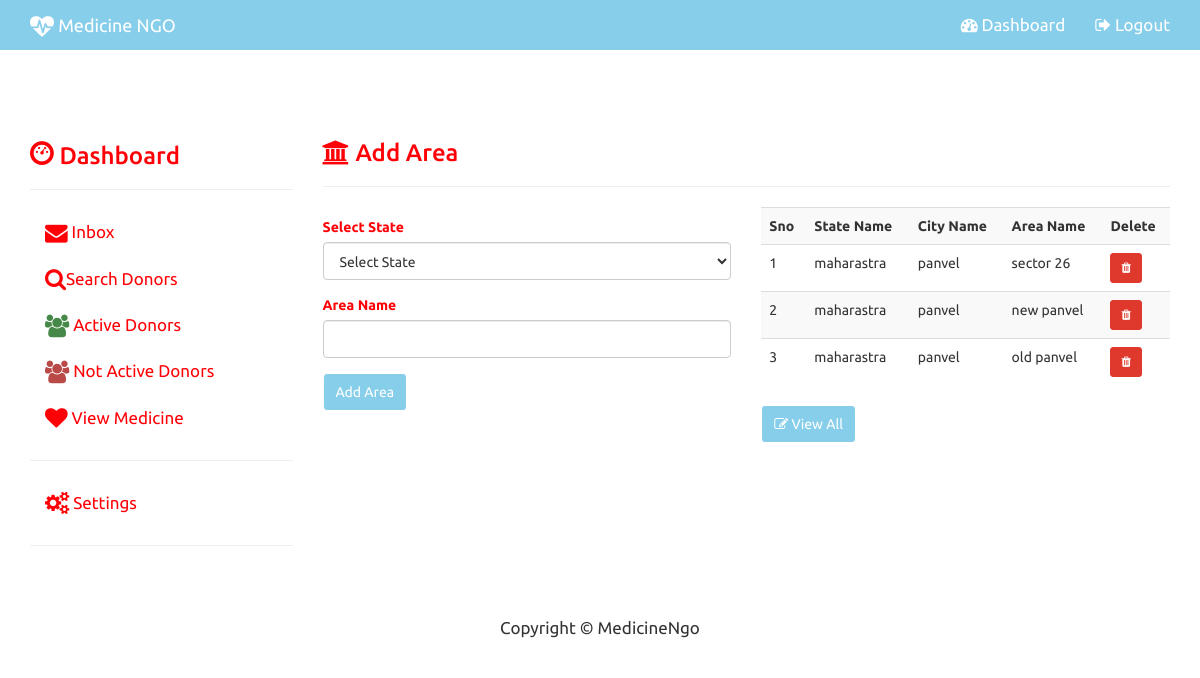
Screenshot of /MedicineNgo/admin_area.php (signed in) with the database file from the repository.
### tables this page shows
CREATE TABLE `area` (
  `AREA_ID` int(11) NOT NULL,
  `CITY_ID` int(11) NOT NULL,
  `STATE_ID` int(11) NOT NULL,
  `AREA_NAME` varchar(150) NOT NULL
);

CREATE TABLE `state` (
  `STATE_ID` int(11) NOT NULL,
  `STATE_NAME` varchar(150) NOT NULL,
  `COUNTRY_ID` int(11) NOT NULL
);

CREATE TABLE `city` (
  `CITY_ID` int(11) NOT NULL,
  `STATE_ID` int(11) NOT NULL,
  `CITY_NAME` varchar(150) NOT NULL
);

### MedicineNgo/admin_area.php (the view, shortened to what this page needs)
<?php
include("config.php");
?>
<!DOCTYPE html>
<html lang="en">
	<head>
			<?php include("admin_head.php");?>
	</head>
	<body>
<?php include("admin_topnav.php"); ?>
<div class="container"  style='margin-top:70px' >
	<div class="row">
		<div class="col-sm-3">
			<?php include("admin_side_nav.php");?>
		</div>
		<div class="col-sm-9" >
			<h3 class='text-primary'><i class="fa fa-bank"></i> Add Area </h3><hr>
			<div class="row">
				<div class="col-md-6">
					<form role="form" action="admin_area.php" method="post">
					<div class="form-group text-primary">
							<label for="STATE">Select State</label>
							<select name="statename" id="STATE" required class="form-control">
								<option value="">Select State</option>
							</select>
						</div>
						  <div class="form-group text-primary">
							<label for="area">Area Name</label>
							<input id="area" required type="text" class="form-control" name="areaname">
						</div>
						<div class="form-group">
							<input type="submit" class="btn btn-primary" name='area_submit' value="Add Area">
						</div>
					</form>
				</div>
				<div class="col-md-6">
					<?php
						$sql="
Select state.STATE_NAME, city.CITY_NAME, area.AREA_NAME, area.AREA_ID
From area Inner Join
state On area.STATE_ID = state.STATE_ID Inner Join
city On area.CITY_ID = city.CITY_ID
ORDER BY AREA_ID desc LIMIT 0,5";
						$result=$con->query($sql);
						if($result->num_rows>0)
						{
								echo "<table class='table table-striped' >";
									echo "<tr>
											<th>Sno</th>
											<th>State Name</th>
											<th>City Name</th>
											<th>Area Name</th>
											<th>Delete</th>
										</tr>";
										$i=0;
										while($row=$result->fetch_assoc())
										{
											$i++;
											echo"<tr>";
												echo "<td>$i</td>";
												echo "<td>".$row["STATE_NAME"]."</td>";
												echo "<td>".$row["CITY_NAME"]."</td>";
												echo "<td>".$row["AREA_NAME"]."</td>";
												echo "<td><a href='admin_del_area.php?id=".$row["AREA_ID"]."' class='btn btn-danger btn-sm'><i class='fa fa-trash'></i></a></td>";
											echo"</tr>";
										}
								echo "</table>";
						}
					?>
					<a href='admin_view_area.php' class='btn btn-primary'><i class='fa fa-edit'></i> View All</a>
				</div>
			</div>
		</div>
	</div>
</div>
	 <?php include("admin_footer.php"); ?>
	</body>
</html>

### MedicineNgo/css/modern-business.css (style rules this page uses)
html, body { height: 100%; }
body { padding-top: 50px; }
.navbar-default,.panel-heading,.btn-primary { background-color:skyblue !important; border-color:white !important; }
.text-primary { color:#ff0006 !important; }

### rows the page displays
area: STATE_ID.STATE_NAME "maharastra", CITY_ID.CITY_NAME "panvel", AREA_NAME "sector 26"
area: STATE_ID.STATE_NAME "maharastra", CITY_ID.CITY_NAME "panvel", AREA_NAME "new panvel"
area: STATE_ID.STATE_NAME "maharastra", CITY_ID.CITY_NAME "panvel", AREA_NAME "old panvel"
